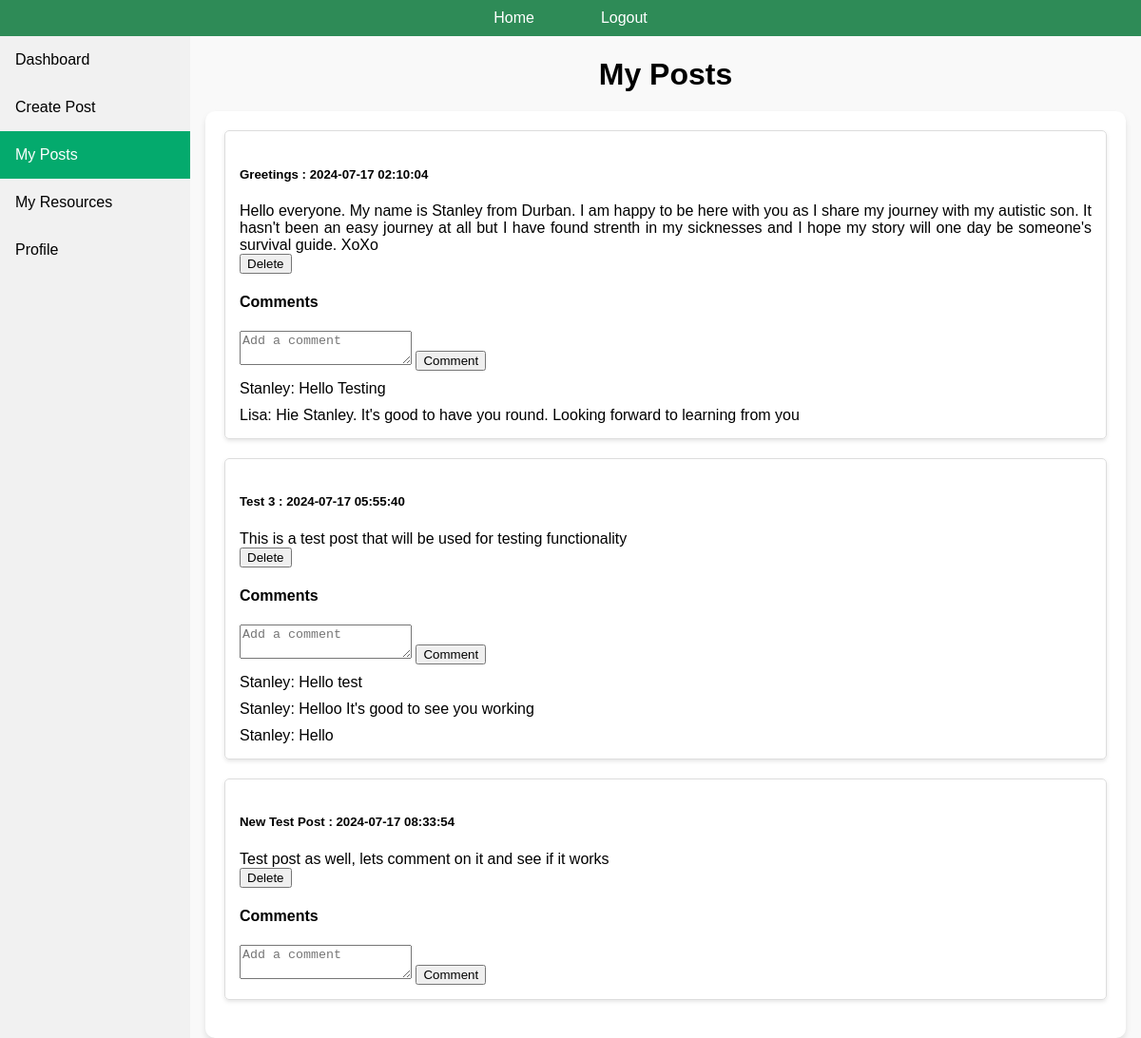
Page /my_posts (signed in) on the earlier database version.
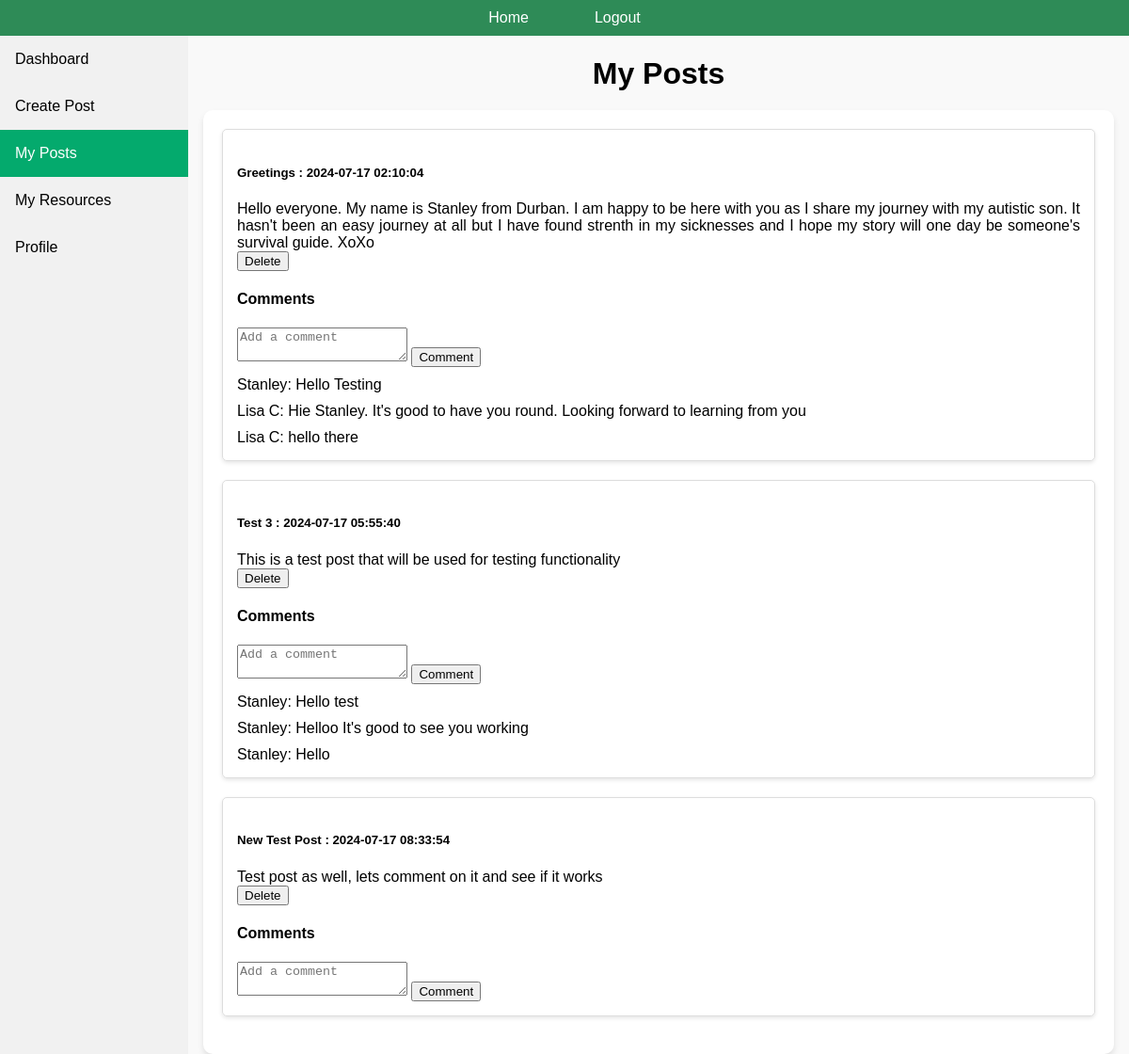
Same page on the later database version.
### api/models.py (models this page shows, shortened)
class Post(db.Model):
	id = db.Column(db.Integer, primary_key=True)
	user_id = db.Column(db.Integer, db.ForeignKey('user.id'), nullable=False)
	content = db.Column(db.Text, nullable=False)
	title = db.Column(db.String(200), nullable=False)
	date_posted = db.Column(db.DateTime, nullable=False, default=datetime.utcnow)
	user = db.relationship('User', back_populates='posts')

class Comment(db.Model):
	id = db.Column(db.Integer, primary_key=True)
	content = db.Column(db.Text, nullable=False)
	date_posted = db.Column(db.DateTime, nullable=False, default=datetime.utcnow)
	post_id = db.Column(db.Integer, db.ForeignKey('post.id'), nullable=False)
	user_id = db.Column(db.Integer, db.ForeignKey('user.id'), nullable=False)
	post = db.relationship('Post', back_populates='comments')
	user = db.relationship('User', back_populates='comments')

class User(db.Model):
	__tablename__ = 'user'
	id = db.Column(db.Integer, primary_key=True)
	username = db.Column(db.String(150), nullable=False, unique=True)
	email = db.Column(db.String(150), nullable=False, unique=True)
	password = db.Column(db.String(150), nullable=False)
	city = db.Column(db.String(80), nullable=False)
	image_file = db.Column(db.String(20), nullable=False, default='default.jpg')
	posts = db.relationship('Post', back_populates='user', lazy='dynamic')
	resource = db.relationship('Resource', secondary=user_resource_association, back_populates='user')

### app.py (the view)
	@app.route('/my_posts')
	def my_posts():
		if 'user_id' not in session:
			return redirect(url_for('login'))
		user_posts = Post.query.filter_by(user_id=session['user_id']).all()
		return render_template('my_posts.html', posts=user_posts)

### templates/my_posts.html (shortened to what this page needs)
<!DOCTYPE html>
<html lang="en">
<head>
    <link rel="stylesheet" href="{{ url_for('static', filename='css/dashboard.css') }}">
</head>
<body>
    <header>
        <nav>
            <ul>
                <li><a href="/">Home</a></li>
                <li><a href="/logout">Logout</a></li>
            </ul>
        </nav>
    </header>
    <div class="container">
        {% include 'sidebar.html' %}
        <div class="dashboard-container">
            <h1>My Posts</h1>
            <div class="main-content">
                <section id="posts">
                    {% for post in posts %}
                        <div class="post">
                            <h5>{{ post.title }} : {{ post.date_posted.strftime('%Y-%m-%d %H:%M:%S') }}</p></h5>
                            <p>{{ post.content }}</p>
							<button onclick="deletePost({{ post.id }})">Delete</button>
							<div class="comments">
                        		<h4>Comments</h4>
                        		<textarea id="comment-{{ post.id }}" placeholder="Add a comment"></textarea>
                        		<button onclick="addComment({{ post.id }})">Comment</button>
                        		{% for comment in post.comments %}
                        		<div class="comment">
                            		<p>{{ comment.user.username }}: {{ comment.content }}</p>
                        		</div>
                        		{% endfor %}
                    		</div>
                        </div>
                    {% endfor %}
                </section>
            </div>
        </div>
    </div>
</body>
</html>

### templates/sidebar.html
<div class="sidebar">
    <a href="/dashboard" class="{{ 'active' if request.path == '/dashboard' else '' }}">Dashboard</a>
    <a href="/create_post" class="{{ 'active' if request.path == '/create_post' else '' }}">Create Post</a>
    <a href="/my_posts" class="{{ 'active' if request.path == '/my_posts' else '' }}">My Posts</a>
    <a href="/my_resources" class="{{ 'active' if request.path == '/my_resources' else '' }}">My Resources</a>
    <a href="/profile" class="{{ 'active' if request.path == '/profile' else '' }}">Profile</a>
</div>

### static/css/dashboard.css (style rules this page uses)
body { font-family: Arial, sans-serif; background-color: #f9f9f9; margin: 0; padding: 0; }
header nav { width: 100%; background-color: seagreen; padding: 10px 0; }
header nav ul { list-style: none; display: flex; justify-content: center; padding: 0; margin: 0; }
header nav ul li { margin: 0 15px; }
header nav ul li a { color: white; text-decoration: none; padding: 10px 20px; border-radius: 5px; transition: background-color 0.2s; }
.sidebar { margin: 0; padding: 0; width: 200px; background-color: #f1f1f1; position: fixed; height: 100%; overflow: auto; }
.sidebar a { display: block; color: black; padding: 16px; text-decoration: none; }
.sidebar a.active { background-color: #04AA6D; color: white; }
div.dashboard-container { margin-left: 200px; padding: 1px 16px; height: 1000px; }
h1 { text-align: center; margin-bottom: 20px; }
.main-content { background-color: white; padding: 20px; border-radius: 10px; box-shadow: 0 4px 6px rgba(0, 0, 0, 0.1); }
.post { margin-bottom: 20px; padding: 15px; border: 1px solid #ddd; border-radius: 5px; box-shadow: 0 2px 4px rgba(0, 0, 0, 0.1); text-align: justify; }
.post p { margin: 10px 0 0; }

Differences in the rows shown:
changed through a linked row, Comment "Hie Stanley. It's good to have you round. Looking forward to learning from you": user.username "Lisa" → "Lisa C"
added Comment: user.username "Lisa C", content "hello there", shown under Post "Greetings"
